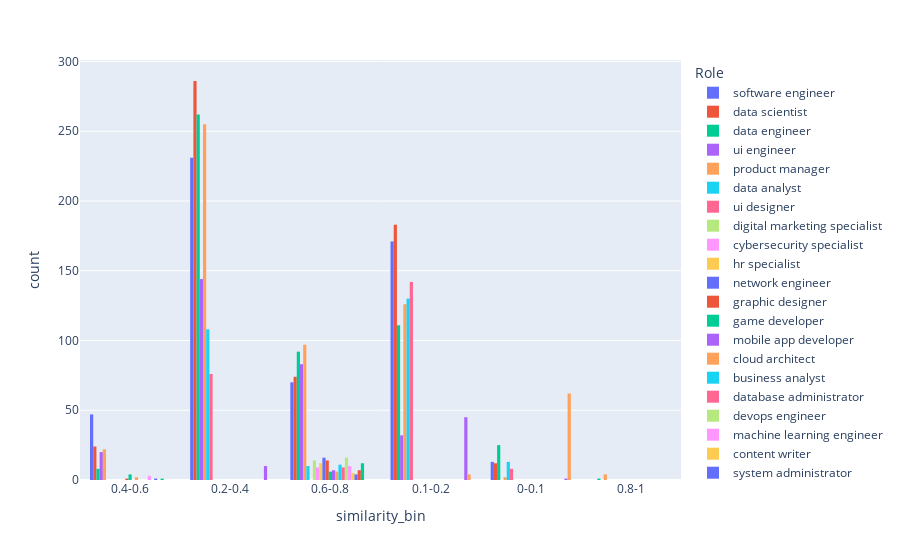

Notebook cell for this chart:
### Code cell
import pandas as pd
import numpy as np
from sklearn.feature_extraction.text import TfidfVectorizer
from sklearn.model_selection import train_test_split, GridSearchCV
from sklearn.ensemble import RandomForestClassifier
from sklearn.metrics import classification_report, confusion_matrix
import matplotlib.pyplot as plt
import seaborn as sns
import plotly.express as px

# Load your dataset (replace 'your_dataset.csv' with your actual file path)
combined_df = pd.read_excel('dataset12.xlsx')

# Define bins and labels for resume_jobdesc_similarity
bins = [0, 0.1, 0.2, 0.4, 0.6, 0.8, 1]
labels = ['0-0.1', '0.1-0.2', '0.2-0.4', '0.4-0.6', '0.6-0.8', '0.8-1']

# Create a new column with binned values for resume_jobdesc_similarity
combined_df['similarity_bin'] = pd.cut(combined_df['resume_jobdesc_similarity'], bins=bins, labels=labels, include_lowest=True)

# Define keywords for each job role
role_keywords = {
    'software engineer': ['Java', 'C++', 'Python', 'Software Development', 'Agile', 'Git'],
    'data scientist': ['Python', 'Machine Learning', 'Data Analysis', 'Statistics', 'R', 'SQL'],
    'data engineer': ['ETL', 'Data Warehousing', 'SQL', 'Python', 'Big Data', 'Spark'],
    'ui engineer': ['HTML', 'CSS', 'JavaScript', 'UI Development', 'Responsive Design'],
    'product manager': ['Product Development', 'Market Research', 'Stakeholder Management', 'Agile'],
    'data analyst': ['Excel', 'SQL', 'Data Visualization', 'Reporting', 'Tableau', 'Power BI'],
    'ui designer': ['Adobe XD', 'Sketch', 'Figma', 'UI Design', 'Prototyping'],
    'digital marketing specialist': ['SEO', 'PPC', 'Content Marketing', 'Social Media'],
    'cybersecurity specialist': ['Network Security', 'Firewalls', 'Penetration Testing', 'Risk Assessment'],
    'hr specialist': ['Recruitment', 'Employee Relations', 'Performance Management', 'HR Policies'],
    'network engineer': ['Networking', 'TCP/IP', 'Routing', 'Switching', 'Network Security'],
    'graphic designer': ['Adobe Photoshop', 'Illustrator', 'Graphic Design', 'Branding'],
    'game developer': ['Unity', 'C#', 'Game Design', '3D Modeling', 'Game Development'],
    'mobile app developer': ['iOS', 'Android', 'React Native', 'Flutter', 'Mobile Development'],
    'cloud architect': ['AWS', 'Azure', 'Cloud Computing', 'Infrastructure', 'DevOps'],
    'business analyst': ['Business Requirements', 'Stakeholder Engagement', 'Data Analysis'],
    'database administrator': ['SQL', 'Database Management', 'Oracle', 'MySQL', 'Performance Tuning'],
    'devops engineer': ['CI/CD', 'Docker', 'Kubernetes', 'Automation', 'Infrastructure as Code'],
    'machine learning engineer': ['TensorFlow', 'Keras', 'Deep Learning', 'Model Deployment'],
    'content writer': ['Content Creation', 'SEO', 'Blogging', 'Copywriting'],
    'system administrator': ['Linux', 'Windows Server', 'Networking', 'System Maintenance'],
    'ui/ux designer': ['User Research', 'Wireframing', 'Prototyping', 'Usability Testing'],
    'ai engineer': ['Artificial Intelligence', 'Machine Learning', 'Deep Learning', 'NLP'],
    'project manager': ['Project Planning', 'Risk Management', 'Agile', 'Scrum'],
    'software developer': ['Java', 'C#', 'Python', 'Software Development', 'Version Control'],
}

# Keyword Matching based on Role
def match_keywords(row):
    keywords = role_keywords.get(row['Role'], [])
    return any(keyword in row['Resume'] for keyword in keywords)

combined_df['keyword_match'] = combined_df.apply(match_keywords, axis=1)

# Advanced Feature Engineering
combined_df['keyword_count'] = combined_df.apply(
    lambda row: sum(row['Resume'].count(keyword) for keyword in role_keywords.get(row['Role'], [])), axis=1)

# Machine Learning Model
# Vectorize the resumes
vectorizer = TfidfVectorizer()
X = vectorizer.fit_transform(combined_df['Resume'])
y = combined_df['decision'].map({'selected': 1, 'rejected': 0})

# Split the data
X_train, X_test, y_train, y_test = train_test_split(X, y, test_size=0.2, random_state=42)

# Hyperparameter Tuning
param_grid = {
    'n_estimators': [100, 200],
    'max_depth': [10, 20, None]
}
grid_search = GridSearchCV(RandomForestClassifier(), param_grid, cv=3)
grid_search.fit(X_train, y_train)
predictions = grid_search.predict(X_test)

# Evaluation
print(confusion_matrix(y_test, predictions))
print(classification_report(y_test, predictions))

# Count of Selected and Rejected Resumes
decision_counts = combined_df['decision'].value_counts()

# Display the counts of selected and rejected resumes
print("\nCount of Selected and Rejected Resumes:")
print(decision_counts)

# Visualization of decisions by job role
plt.figure(figsize=(10, 6))
sns.countplot(data=combined_df, x='decision', hue='Role')
plt.title('Count of Accepted vs Rejected Resumes by Job Role')
plt.xlabel('Decision')
plt.ylabel('Count')
plt.legend(title='Job Role')
plt.show()

# Enhanced Visualization
fig = px.histogram(combined_df, x='similarity_bin', color='Role', barmode='group')
fig.show()

# Display the grouped result by similarity bin, decision, and role
# Group by similarity_bin, decision, and Role, then count occurrences
result = combined_df.groupby(['similarity_bin', 'decision', 'Role'], observed=False).size().unstack(fill_value=0)
print("\nGrouped Result by Similarity Bin, Decision, and Role:")
print(result)

### Figure 1 — Plotly figure (JSON) as saved in the notebook; plotly's stock layout.template omitted (floating-point values rounded to 4 significant figures; data arrays with more than 128 entries replaced by an {"elided": "..."} marker saying what was removed)
{"data": [{"alignmentgroup": "True", "bingroup": "x", "hovertemplate": "Role=software engineer<br>similarity_bin=%{x}<br>count=%{y}<extra></extra>", "legendgroup": "software engineer", "marker": {"color": "#636efa", "pattern": {"shape": ""}}, "name": "software engineer", "offsetgroup": "software engineer", "orientation": "v", "showlegend": true, "type": "histogram", "x": {"elided": "532 str values"}, "xaxis": "x", "yaxis": "y"}, {"alignmentgroup": "True", "bingroup": "x", "hovertemplate": "Role=data scientist<br>similarity_bin=%{x}<br>count=%{y}<extra></extra>", "legendgroup": "data scientist", "marker": {"color": "#EF553B", "pattern": {"shape": ""}}, "name": "data scientist", "offsetgroup": "data scientist", "orientation": "v", "showlegend": true, "type": "histogram", "x": {"elided": "579 str values"}, "xaxis": "x", "yaxis": "y"}, {"alignmentgroup": "True", "bingroup": "x", "hovertemplate": "Role=data engineer<br>similarity_bin=%{x}<br>count=%{y}<extra></extra>", "legendgroup": "data engineer", "marker": {"color": "#00cc96", "pattern": {"shape": ""}}, "name": "data engineer", "offsetgroup": "data engineer", "orientation": "v", "showlegend": true, "type": "histogram", "x": {"elided": "499 str values"}, "xaxis": "x", "yaxis": "y"}, {"alignmentgroup": "True", "bingroup": "x", "hovertemplate": "Role=ui engineer<br>similarity_bin=%{x}<br>count=%{y}<extra></extra>", "legendgroup": "ui engineer", "marker": {"color": "#ab63fa", "pattern": {"shape": ""}}, "name": "ui engineer", "offsetgroup": "ui engineer", "orientation": "v", "showlegend": true, "type": "histogram", "x": {"elided": "279 str values"}, "xaxis": "x", "yaxis": "y"}, {"alignmentgroup": "True", "bingroup": "x", "hovertemplate": "Role=product manager<br>similarity_bin=%{x}<br>count=%{y}<extra></extra>", "legendgroup": "product manager", "marker": {"color": "#FFA15A", "pattern": {"shape": ""}}, "name": "product manager", "offsetgroup": "product manager", "orientation": "v", "showlegend": true, "type": "histogram", "x": {"elided": "506 str values"}, "xaxis": "x", "yaxis": "y"}, {"alignmentgroup": "True", "bingroup": "x", "hovertemplate": "Role=data analyst<br>similarity_bin=%{x}<br>count=%{y}<extra></extra>", "legendgroup": "data analyst", "marker": {"color": "#19d3f3", "pattern": {"shape": ""}}, "name": "data analyst", "offsetgroup": "data analyst", "orientation": "v", "showlegend": true, "type": "histogram", "x": {"elided": "261 str values"}, "xaxis": "x", "yaxis": "y"}, {"alignmentgroup": "True", "bingroup": "x", "hovertemplate": "Role=ui designer<br>similarity_bin=%{x}<br>count=%{y}<extra></extra>", "legendgroup": "ui designer", "marker": {"color": "#FF6692", "pattern": {"shape": ""}}, "name": "ui designer", "offsetgroup": "ui designer", "orientation": "v", "showlegend": true, "type": "histogram", "x": {"elided": "226 str values"}, "xaxis": "x", "yaxis": "y"}, {"alignmentgroup": "True", "bingroup": "x", "hovertemplate": "Role=digital marketing specialist<br>similarity_bin=%{x}<br>count=%{y}<extra></extra>", "legendgroup": "digital marketing specialist", "marker": {"color": "#B6E880", "pattern": {"shape": ""}}, "name": "digital marketing specialist", "offsetgroup": "digital marketing specialist", "orientation": "v", "showlegend": true, "type": "histogram", "x": ["0.6-0.8", "0.6-0.8", "0.6-0.8", "0.6-0.8", "0.6-0.8", "0.6-0.8", "0.6-0.8", "0.6-0.8", "0.6-0.8", "0.6-0.8", "0.6-0.8", "0.6-0.8", "0.6-0.8", "0.6-0.8"], "xaxis": "x", "yaxis": "y"}, {"alignmentgroup": "True", "bingroup": "x", "hovertemplate": "Role=cybersecurity specialist<br>similarity_bin=%{x}<br>count=%{y}<extra></extra>", "legendgroup": "cybersecurity specialist", "marker": {"color": "#FF97FF", "pattern": {"shape": ""}}, "name": "cybersecurity specialist", "offsetgroup": "cybersecurity specialist", "orientation": "v", "showlegend": true, "type": "histogram", "x": ["0.6-0.8", "0.6-0.8", "0.6-0.8", "0.6-0.8", "0.6-0.8", "0.6-0.8", "0.6-0.8", "0.6-0.8", "0.6-0.8"], "xaxis": "x", "yaxis": "y"}, {"alignmentgroup": "True", "bingroup": "x", "hovertemplate": "Role=hr specialist<br>similarity_bin=%{x}<br>count=%{y}<extra></extra>", "legendgroup": "hr specialist", "marker": {"color": "#FECB52", "pattern": {"shape": ""}}, "name": "hr specialist", "offsetgroup": "hr specialist", "orientation": "v", "showlegend": true, "type": "histogram", "x": ["0.6-0.8", "0.6-0.8", "0.6-0.8", "0.6-0.8", "0.6-0.8", "0.6-0.8", "0.6-0.8", "0.6-0.8", "0.6-0.8", "0.6-0.8", "0.6-0.8", "0.6-0.8"], "xaxis": "x", "yaxis": "y"}, {"alignmentgroup": "True", "bingroup": "x", "hovertemplate": "Role=network engineer<br>similarity_bin=%{x}<br>count=%{y}<extra></extra>", "legendgroup": "network engineer", "marker": {"color": "#636efa", "pattern": {"shape": ""}}, "name": "network engineer", "offsetgroup": "network engineer", "orientation": "v", "showlegend": true, "type": "histogram", "x": ["0.6-0.8", "0.6-0.8", "0.6-0.8", "0.6-0.8", "0.6-0.8", "0.6-0.8", "0.6-0.8", "0.6-0.8", "0.6-0.8", "0.6-0.8", "0.6-0.8", "0.6-0.8", "0.6-0.8", "0.6-0.8", "0.6-0.8", "0.6-0.8"], "xaxis": "x", "yaxis": "y"}, {"alignmentgroup": "True", "bingroup": "x", "hovertemplate": "Role=graphic designer<br>similarity_bin=%{x}<br>count=%{y}<extra></extra>", "legendgroup": "graphic designer", "marker": {"color": "#EF553B", "pattern": {"shape": ""}}, "name": "graphic designer", "offsetgroup": "graphic designer", "orientation": "v", "showlegend": true, "type": "histogram", "x": ["0.6-0.8", "0.6-0.8", "0.6-0.8", "0.6-0.8", "0.6-0.8", "0.6-0.8", "0.6-0.8", "0.6-0.8", "0.6-0.8", "0.6-0.8", "0.6-0.8", "0.6-0.8", "0.6-0.8", "0.6-0.8", "0.4-0.6"], "xaxis": "x", "yaxis": "y"}, {"alignmentgroup": "True", "bingroup": "x", "hovertemplate": "Role=game developer<br>similarity_bin=%{x}<br>count=%{y}<extra></extra>", "legendgroup": "game developer", "marker": {"color": "#00cc96", "pattern": {"shape": ""}}, "name": "game developer", "offsetgroup": "game developer", "orientation": "v", "showlegend": true, "type": "histogram", "x": ["0.4-0.6", "0.4-0.6", "0.6-0.8", "0.4-0.6", "0.6-0.8", "0.6-0.8", "0.4-0.6", "0.6-0.8", "0.6-0.8", "0.6-0.8"], "xaxis": "x", "yaxis": "y"}, {"alignmentgroup": "True", "bingroup": "x", "hovertemplate": "Role=mobile app developer<br>similarity_bin=%{x}<br>count=%{y}<extra></extra>", "legendgroup": "mobile app developer", "marker": {"color": "#ab63fa", "pattern": {"shape": ""}}, "name": "mobile app developer", "offsetgroup": "mobile app developer", "orientation": "v", "showlegend": true, "type": "histogram", "x": ["0.6-0.8", "0.6-0.8", "0.6-0.8", "0.6-0.8", "0.6-0.8", "0.6-0.8", "0.6-0.8"], "xaxis": "x", "yaxis": "y"}, {"alignmentgroup": "True", "bingroup": "x", "hovertemplate": "Role=cloud architect<br>similarity_bin=%{x}<br>count=%{y}<extra></extra>", "legendgroup": "cloud architect", "marker": {"color": "#FFA15A", "pattern": {"shape": ""}}, "name": "cloud architect", "offsetgroup": "cloud architect", "orientation": "v", "showlegend": true, "type": "histogram", "x": ["0.6-0.8", "0.4-0.6", "0.6-0.8", "0.6-0.8", "0.6-0.8", "0.6-0.8", "0.4-0.6", "0.6-0.8"], "xaxis": "x", "yaxis": "y"}, {"alignmentgroup": "True", "bingroup": "x", "hovertemplate": "Role=business analyst<br>similarity_bin=%{x}<br>count=%{y}<extra></extra>", "legendgroup": "business analyst", "marker": {"color": "#19d3f3", "pattern": {"shape": ""}}, "name": "business analyst", "offsetgroup": "business analyst", "orientation": "v", "showlegend": true, "type": "histogram", "x": ["0.6-0.8", "0.6-0.8", "0.6-0.8", "0.6-0.8", "0.6-0.8", "0.6-0.8", "0.6-0.8", "0.6-0.8", "0.6-0.8", "0.6-0.8", "0.6-0.8"], "xaxis": "x", "yaxis": "y"}, {"alignmentgroup": "True", "bingroup": "x", "hovertemplate": "Role=database administrator<br>similarity_bin=%{x}<br>count=%{y}<extra></extra>", "legendgroup": "database administrator", "marker": {"color": "#FF6692", "pattern": {"shape": ""}}, "name": "database administrator", "offsetgroup": "database administrator", "orientation": "v", "showlegend": true, "type": "histogram", "x": ["0.6-0.8", "0.6-0.8", "0.6-0.8", "0.6-0.8", "0.6-0.8", "0.6-0.8", "0.6-0.8", "0.6-0.8", "0.6-0.8"], "xaxis": "x", "yaxis": "y"}, {"alignmentgroup": "True", "bingroup": "x", "hovertemplate": "Role=devops engineer<br>similarity_bin=%{x}<br>count=%{y}<extra></extra>", "legendgroup": "devops engineer", "marker": {"color": "#B6E880", "pattern": {"shape": ""}}, "name": "devops engineer", "offsetgroup": "devops engineer", "orientation": "v", "showlegend": true, "type": "histogram", "x": ["0.6-0.8", "0.6-0.8", "0.6-0.8", "0.6-0.8", "0.6-0.8", "0.6-0.8", "0.6-0.8", "0.6-0.8", "0.6-0.8", "0.6-0.8", "0.6-0.8", "0.6-0.8", "0.6-0.8", "0.6-0.8", "0.6-0.8", "0.6-0.8"], "xaxis": "x", "yaxis": "y"}, {"alignmentgroup": "True", "bingroup": "x", "hovertemplate": "Role=machine learning engineer<br>similarity_bin=%{x}<br>count=%{y}<extra></extra>", "legendgroup": "machine learning engineer", "marker": {"color": "#FF97FF", "pattern": {"shape": ""}}, "name": "machine learning engineer", "offsetgroup": "machine learning engineer", "orientation": "v", "showlegend": true, "type": "histogram", "x": ["0.4-0.6", "0.6-0.8", "0.6-0.8", "0.6-0.8", "0.6-0.8", "0.6-0.8", "0.6-0.8", "0.4-0.6", "0.4-0.6", "0.6-0.8", "0.6-0.8", "0.6-0.8", "0.6-0.8"], "xaxis": "x", "yaxis": "y"}, {"alignmentgroup": "True", "bingroup": "x", "hovertemplate": "Role=content writer<br>similarity_bin=%{x}<br>count=%{y}<extra></extra>", "legendgroup": "content writer", "marker": {"color": "#FECB52", "pattern": {"shape": ""}}, "name": "content writer", "offsetgroup": "content writer", "orientation": "v", "showlegend": true, "type": "histogram", "x": ["0.6-0.8", "0.6-0.8", "0.6-0.8", "0.6-0.8", "0.6-0.8"], "xaxis": "x", "yaxis": "y"}, {"alignmentgroup": "True", "bingroup": "x", "hovertemplate": "Role=system administrator<br>similarity_bin=%{x}<br>count=%{y}<extra></extra>", "legendgroup": "system administrator", "marker": {"color": "#636efa", "pattern": {"shape": ""}}, "name": "system administrator", "offsetgroup": "system administrator", "orientation": "v", "showlegend": true, "type": "histogram", "x": ["0.4-0.6", "0.6-0.8", "0.6-0.8", "0.6-0.8", "0.6-0.8"], "xaxis": "x", "yaxis": "y"}, {"alignmentgroup": "True", "bingroup": "x", "hovertemplate": "Role=ui/ux designer<br>similarity_bin=%{x}<br>count=%{y}<extra></extra>", "legendgroup": "ui/ux designer", "marker": {"color": "#EF553B", "pattern": {"shape": ""}}, "name": "ui/ux designer", "offsetgroup": "ui/ux designer", "orientation": "v", "showlegend": true, "type": "histogram", "x": ["0.6-0.8", "0.6-0.8", "0.6-0.8", "0.6-0.8", "0.6-0.8", "0.6-0.8", "0.6-0.8"], "xaxis": "x", "yaxis": "y"}, {"alignmentgroup": "True", "bingroup": "x", "hovertemplate": "Role=ai engineer<br>similarity_bin=%{x}<br>count=%{y}<extra></extra>", "legendgroup": "ai engineer", "marker": {"color": "#00cc96", "pattern": {"shape": ""}}, "name": "ai engineer", "offsetgroup": "ai engineer", "orientation": "v", "showlegend": true, "type": "histogram", "x": ["0.6-0.8", "0.6-0.8", "0.4-0.6", "0.6-0.8", "0.6-0.8", "0.6-0.8", "0.6-0.8", "0.6-0.8", "0.6-0.8", "0.6-0.8", "0.6-0.8", "0.6-0.8", "0.6-0.8"], "xaxis": "x", "yaxis": "y"}, {"alignmentgroup": "True", "bingroup": "x", "hovertemplate": "Role=project manager<br>similarity_bin=%{x}<br>count=%{y}<extra></extra>", "legendgroup": "project manager", "marker": {"color": "#ab63fa", "pattern": {"shape": ""}}, "name": "project manager", "offsetgroup": "project manager", "orientation": "v", "showlegend": true, "type": "histogram", "x": ["0.1-0.2", "0.2-0.4", "0.1-0.2", "0.1-0.2", "0.1-0.2", "0.1-0.2", "0.1-0.2", "0.2-0.4", "0.1-0.2", "0.2-0.4", "0.1-0.2", "0.1-0.2", "0.2-0.4", "0.2-0.4", "0.2-0.4", "0.1-0.2", "0.1-0.2", "0.1-0.2", "0.1-0.2", "0.1-0.2", "0.1-0.2", "0.1-0.2", "0.2-0.4", "0.1-0.2", "0.2-0.4", "0.1-0.2", "0.1-0.2", "0.1-0.2", "0.1-0.2", "0.1-0.2", "0.1-0.2", "0.1-0.2", "0.1-0.2", "0.1-0.2", "0.1-0.2", "0.1-0.2", "0.1-0.2", "0.1-0.2", "0.1-0.2", "0.1-0.2", "0.1-0.2", "0.2-0.4", "0.1-0.2", "0.1-0.2", "0.1-0.2", "0.1-0.2", "0.1-0.2", "0.2-0.4", "0.1-0.2", "0.1-0.2", "0-0.1", "0.1-0.2", "0.1-0.2", "0.1-0.2", "0.1-0.2", "0.1-0.2"], "xaxis": "x", "yaxis": "y"}, {"alignmentgroup": "True", "bingroup": "x", "hovertemplate": "Role=software developer<br>similarity_bin=%{x}<br>count=%{y}<extra></extra>", "legendgroup": "software developer", "marker": {"color": "#FFA15A", "pattern": {"shape": ""}}, "name": "software developer", "offsetgroup": "software developer", "orientation": "v", "showlegend": true, "type": "histogram", "x": ["0-0.1", "0-0.1", "0-0.1", "0.1-0.2", "0.1-0.2", "0-0.1", "0-0.1", "0-0.1", "0-0.1", "0-0.1", "0-0.1", "0-0.1", "0-0.1", "0-0.1", "0-0.1", "0-0.1", "0-0.1", "0-0.1", "0.1-0.2", "0-0.1", "0-0.1", "0-0.1", "0-0.1", "0-0.1", "0-0.1", "0-0.1", "0-0.1", "0-0.1", "0-0.1", "0-0.1", "0-0.1", "0-0.1", "0-0.1", "0-0.1", "0-0.1", "0-0.1", "0-0.1", "0-0.1", "0-0.1", "0-0.1", "0-0.1", "0-0.1", "0-0.1", "0-0.1", "0-0.1", "0-0.1", "0-0.1", "0-0.1", "0.1-0.2", "0-0.1", "0-0.1", "0-0.1", "0-0.1", "0-0.1", "0-0.1", "0-0.1", "0-0.1", "0-0.1", "0-0.1", "0-0.1", "0-0.1", "0-0.1", "0-0.1", "0-0.1", "0-0.1", "0-0.1"], "xaxis": "x", "yaxis": "y"}], "layout": {"autosize": true, "barmode": "group", "legend": {"title": {"text": "Role"}, "tracegroupgap": 0}, "margin": {"t": 60}, "xaxis": {"anchor": "y", "autorange": true, "domain": [0, 1], "range": [-0.5, 5.5], "title": {"text": "similarity_bin"}, "type": "category"}, "yaxis": {"anchor": "x", "autorange": true, "domain": [0, 1], "range": [0, 301.1], "title": {"text": "count"}}}}
